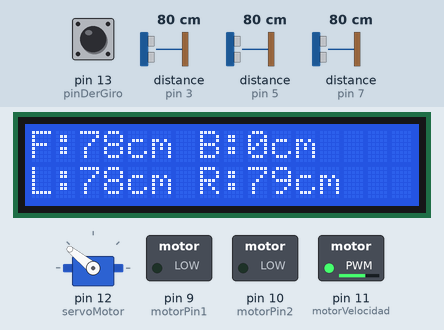
Recording of a sketch running on a simulated Arduino Uno, built with avr-gcc and run on an emulated ATmega328P. Parts: 16×2 character LCD, servo, switched loads named in the sketch (green lamp = pin HIGH). Wiring (inferred from the names in the program): 3 × ultrasonic range finder: trigger pin 2, echo pin 3 / trigger pin 4, echo pin 5 / trigger pin 6, echo pin 7. The test bench sets the inputs (shaded band); at power-on: pin 13 (pinDerGiro) HIGH, distance to the obstacle (sensors on pin 3, pin 5, pin 7) 80 cm. The echo pulse lasts 58.3 µs per cm; pins used as bus, display or sensor lines are not drawn.

Above: at 1.2 s.
1.3 s: pin 13 (pinDerGiro) pulled LOW for 0.15 s
At 1.9 s:
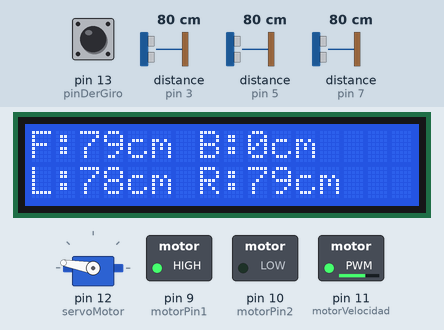
4.4 s: distance to the obstacle (sensor on pin 3) set to 120 cm
At 5.8 s:
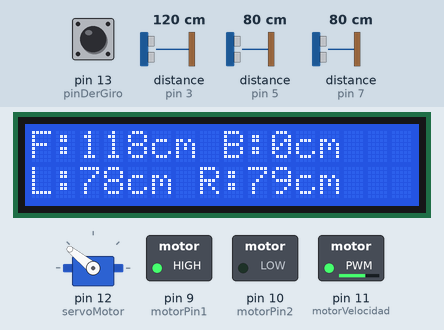
6.8 s: distance to the obstacle (sensor on pin 5) set to 35 cm
At 8.0 s:
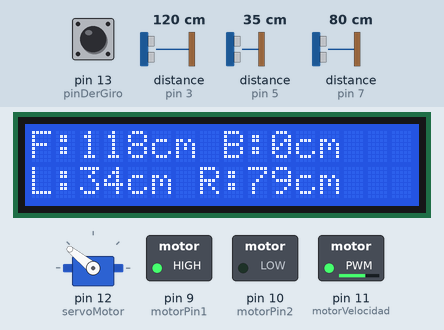
8.3 s: distance to the obstacle (sensor on pin 5) set to 29 cm
At 8.83 s:
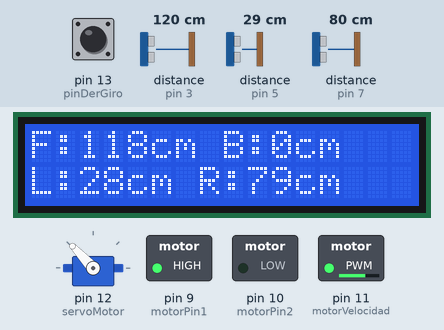
11.3 s: distance to the obstacle (sensor on pin 7) set to 2 cm
At 11.81 s:
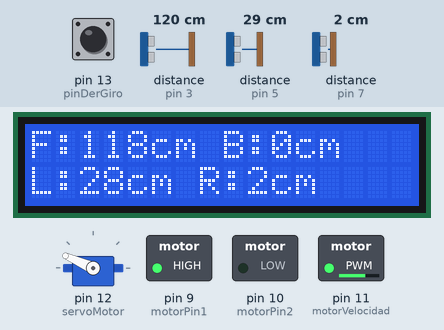
13.1 s: distance to the obstacle (sensor on pin 3) set to 109 cm
At 13.74 s:
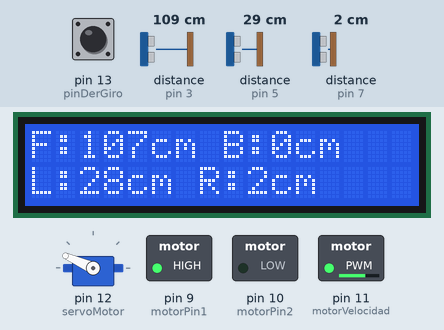
15.0 s: distance to the obstacle (sensor on pin 3) set to 104 cm
Timing chart, 0 to 18.0 s (numbered marks = the images above; inputs shaded):
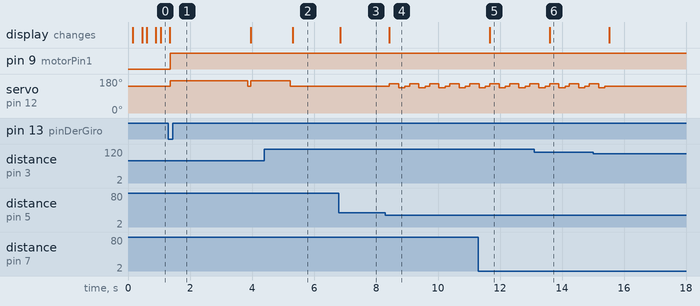

Measured:
- after the input at 1.3 s, pin 9 (motorPin1): LOW → HIGH after 0.06 s; servo on pin 12 (servoMotor): 141° → 170° after 0.06 s, → 141° 2.5 s later, → 170° 0.10 s later
- after the input at 4.4 s, servo on pin 12 (servoMotor): goes on until 5.2 s, then stays 141°; the display: changes after 0.92 s (image 2)
- after the input at 6.8 s, the display: changes after 0.05 s (image 3)
- after the input at 8.3 s, servo on pin 12 (servoMotor): 141° → 156° after 0.13 s, then repeats every 0.65 s: 133° 0.20 s, 141° 0.15 s, 156° 0.30 s; the display: changes after 0.13 s (image 4)
- after the input at 11.3 s, the display: changes after 0.37 s (image 5)
- after the input at 13.1 s, the display: changes after 0.50 s (image 6)
- after the input at 15.0 s, servo on pin 12 (servoMotor): goes on until 15.4 s, then stays 141°

The sketch:

Ecadir_Derecha.ino
```cpp
// Incluir Bibliotecas Necesarias
#include <Wire.h>
#include <LiquidCrystal_I2C.h>
#include <Servo.h>
//Incluir Bibliotecas Necesarias
LiquidCrystal_I2C lcd(0x27, 2, 1, 0, 4, 5, 6, 7, 3, POSITIVE);
Servo servoMotor;

// Configuración de los sensores ultrasónicos
const int TriggerFrente = 2;
const int EchoFrente = 3;
const int TriggerIzquierda = 4;
const int EchoIzquierda = 5;
const int TriggerDerecha = 6;
const int EchoDerecha = 7;

// Pines del driver del motor
const int motorPin1 = 9;
const int motorPin2 = 10;
const int motorVelocidad = 11;

// Pines para los botones
const int pinDerGiro = 13; // Botón para activar el sistema hacia la derecha

// Velocidad del vehículo
const int velocidadNormal = 166; // Velocidad normal para todo el vehículo

// Variables para almacenar distancias
long distanciaFrente, distanciaIzquierda, distanciaDerecha, distanciaAtras;

// Intervalos para la actualización de sensores y pantalla
unsigned long ultimoTiempoActualizacion = 0;
const unsigned long intervaloActualizacion = 100; // Reducido a 100 ms para más frecuencia

// Distancias mínimas permitidas para el centrado
const int distanciaMinimaIzquierda = 31;   // Distancia mínima permitida a la izquierda
const int distanciaMinimaDerecha = 31;     // Distancia mínima permitida a la derecha

// Variable para controlar el tiempo después de evadir obstáculos
unsigned long tiempoUltimaEvasion = 0;
const unsigned long intervaloEsperarDespuesEvasion = 100; // Esperar 100 ms después de evadir obstáculos

bool sistemaActivado = false; // Estado del sistema
bool inicioEjecutado = false; // Estado de evasión derecha activo

void setup() {
  lcd.begin(16, 2);
  lcd.backlight();

  // Configuración de los pines de los sensores
  pinMode(TriggerFrente, OUTPUT);
  pinMode(EchoFrente, INPUT);
  pinMode(TriggerIzquierda, OUTPUT);
  pinMode(EchoIzquierda, INPUT);
  pinMode(TriggerDerecha, OUTPUT);
  pinMode(EchoDerecha, INPUT);

  // Configuración de los pines del motor
  pinMode(motorPin1, OUTPUT);
  pinMode(motorPin2, OUTPUT);
  pinMode(motorVelocidad, OUTPUT);

  // Configuración del servo motor
  servoMotor.attach(12); // Pin del servo motor
   controlServo(141);
  // Configuración del botón para activar el sistema hacia la derecha
  pinMode(pinDerGiro, INPUT_PULLUP); // Pin 13 como entrada con resistencia pull-up

  // No encender el motor al inicio
  moverVehiculo(0);
}

// Función para medir distancia
long getDistancia(int triggerPin, int echoPin) {
  digitalWrite(triggerPin, LOW);
  delayMicroseconds(2);
  digitalWrite(triggerPin, HIGH);
  delayMicroseconds(10);
  digitalWrite(triggerPin, LOW);

  long duracion = pulseIn(echoPin, HIGH, 20000); // Timeout de 20 ms
  if (duracion == 0) return 500; // Si no hay respuesta, asumir distancia máxima (500 cm)

  long distancia = duracion * 0.034 / 2;
  return distancia;
}

// Función para controlar el servo
void controlServo(int angulo) {
  servoMotor.write(angulo);
}

// Función para mover el vehículo
void moverVehiculo(int direccion) {
  analogWrite(motorVelocidad, velocidadNormal); // Establecer la velocidad normal
  if (direccion == 1) { // Adelante
    digitalWrite(motorPin1, HIGH);
    digitalWrite(motorPin2, LOW);
  } else if (direccion == -1) { // Atrás
    digitalWrite(motorPin1, LOW);
    digitalWrite(motorPin2, HIGH);
  } else { // Detener
    digitalWrite(motorPin1, LOW);
    digitalWrite(motorPin2, LOW);
  }
}

// Función para actualizar la pantalla LCD
void actualizarLCD() {
  lcd.setCursor(0, 0);
  lcd.print("F:");
  lcd.print(distanciaFrente);
  lcd.print("cm B:");
  lcd.print(distanciaAtras);
  lcd.print("cm    ");  // Añadir espacios para borrar caracteres adicionales

  lcd.setCursor(0, 1);
  lcd.print("L:");
  lcd.print(distanciaIzquierda);
  lcd.print("cm R:");
  lcd.print(distanciaDerecha);
  lcd.print("cm    ");  // Añadir espacios para borrar caracteres adicionales
}

// Función para actualizar las distancias
void actualizarDistancias() {
  distanciaFrente = getDistancia(TriggerFrente, EchoFrente);
  distanciaIzquierda = getDistancia(TriggerIzquierda, EchoIzquierda);
  distanciaDerecha = getDistancia(TriggerDerecha, EchoDerecha);
}

// Función para evadir obstáculos hacia la derecha
void evadirDer() {
  if (distanciaFrente < 84) {
    moverVehiculo(1); // Avanzar durante la evasión
    unsigned long tiempoInicio = millis();
    while (millis() - tiempoInicio < 1250) { // Evasión de obstáculos por 1.2 segundos
      controlServo(170); // Dirección hacia la derecha
      delay(10); // Reducido para lecturas rápidas de los sensores
      actualizarDistancias(); // Actualizar distancias durante la evasión
    }
    controlServo(141); // Volver al centro al finalizar la evasión
    tiempoUltimaEvasion = millis(); // Registrar el tiempo de la última evasión
  }
}

// Función para acomodar el vehículo después de la evasión
void acomodar() {
  // Verificar si ha pasado suficiente tiempo desde la última evasión
  if (millis() - tiempoUltimaEvasion < intervaloEsperarDespuesEvasion) {
    return; // Si no ha pasado suficiente tiempo, salir de la función
  }
  if (distanciaFrente < 105){
    return;
  }
  // Ajustar la posición del vehículo para mantenerlo en el centro del espacio
  if (distanciaIzquierda < distanciaMinimaIzquierda) {
    controlServo(156); // Girar hacia la derecha
    delay(300); // Gi8rar por 300 ms en dirección contraria
    controlServo(133); // Girar un poco hacia la dirección de la pared
    delay(200); // Esperar 200 ms
    controlServo(141); // Regresar al centro
    delay(50); // Esperar para permitir que el servo regrese al centro
  } else if (distanciaDerecha < distanciaMinimaDerecha) {
    controlServo(125); // Girar hacia la izquierda
    delay(300); // Girar por 300 ms en dirección contraria
    controlServo(149); // Girar un poco hacia la dirección de la pared
    delay(200); // Esperar 200 ms
    controlServo(141); // Regresar al centro
    delay(50); // Esperar para permitir que el servo regrese al centro
  }
}

// Función para verificar las condiciones de inicio
void inicio() {
  long distanciaFrontal = getDistancia(TriggerFrente, EchoFrente);
  long distanciaDer = getDistancia(TriggerDerecha, EchoDerecha);
  long distanciaIz = getDistancia(TriggerIzquierda, EchoIzquierda);

// sirve para que se acerque lo mas posible a la pared de frente y agarrar velocidad
  if (distanciaFrontal >= 146 && distanciaFrontal <= 171 && distanciaIz >= 43 && distanciaIz <= 50) {
    // Mover hacia atrás por 2550 milisegundos
    controlServo(139);
    moverVehiculo(1); // Mover hacia atrás
    delay(2000);

  }

}

void loop() {
  unsigned long tiempoActual = millis();

  // Actualizar distancias y pantalla LCD
  if (tiempoActual - ultimoTiempoActualizacion >= intervaloActualizacion) {
    actualizarDistancias(); // Actualizar las distancias
    actualizarLCD(); // Actualizar la pantalla LCD
    ultimoTiempoActualizacion = tiempoActual; // Actualizar el tiempo de la última actualización
  }

  // Leer estado del botón IzqGiro para activar el sistema
  if (!sistemaActivado && digitalRead(pinDerGiro) == LOW) {
    sistemaActivado = true;
    if (!inicioEjecutado) {
      inicio();
      inicioEjecutado = true; // Marcar que inicio() ya se ejecutó una vez
    }
    moverVehiculo(1); // Encender el vehículo al activar el sistema
    evadirDer(); // Iniciar evasión hacia la izquierda al activar el sistema
    acomodar(); // Acomodar el vehículo después de evadir obstáculos si es necesario
  }

  // Ejecutar lógica del sistema si está activado
  if (sistemaActivado) {
    // Lógica del sistema aquí
    evadirDer(); // Evasión de obstáculos continua hacia la izquierda (bloqueado después del primer uso)
    acomodar(); // Acomodar el vehículo después de evadir obstáculos si es necesario
  }

  // Mantener un pequeño delay para mejorar la frecuencia de iteración
  delay(50);
}
```
